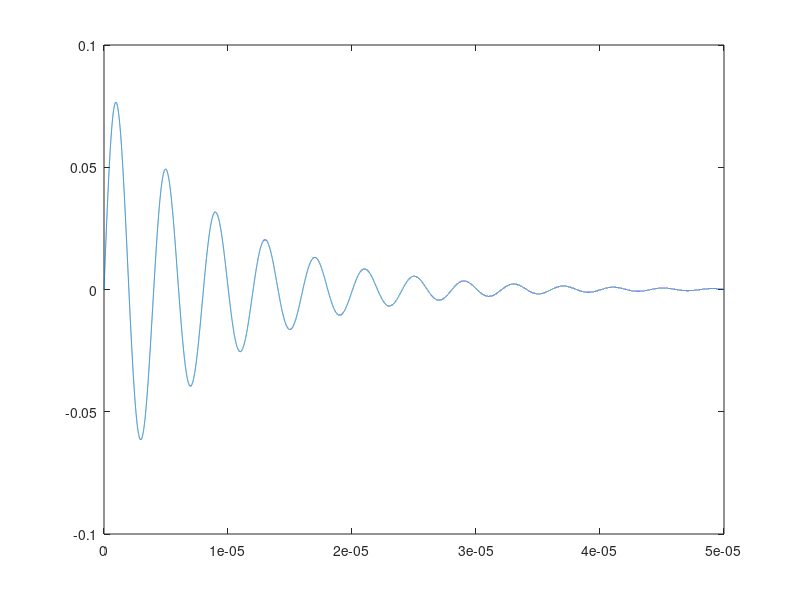
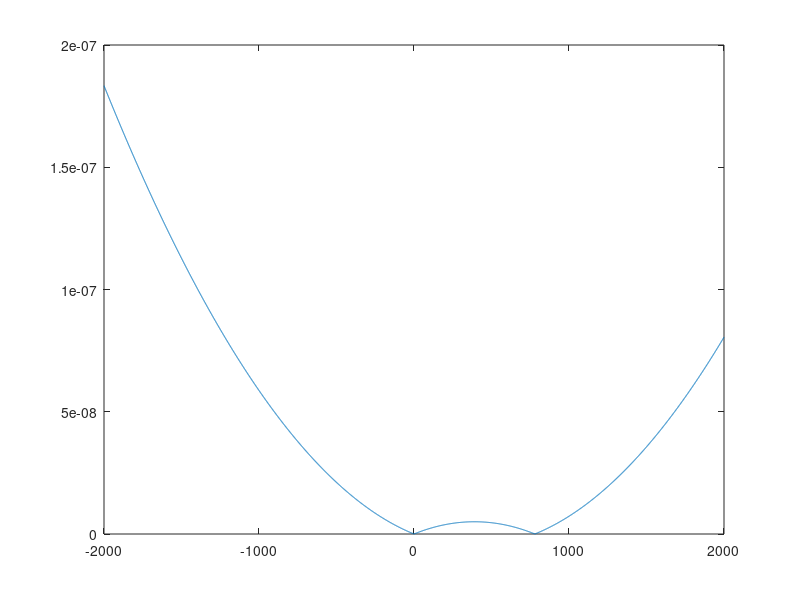

These charts were generated, in order, by the following MATLAB code:
t = [0:1e-9:50e-6]; % s time
V = [-2000:1:2000];

tau = 0; % s delay
chsi = 0.07; % damping
wn = 250e3*2*3.1415926536; % natural freq
wd = wn*sqrt(1-chsi^2); %damped frequency
m = 7.4852e-006; %kg
y33 = 0.5e6;
A = 3.1415926536*(9.5e-3)^2;
h = 80e-6;
d33 = 268e-12;
a33 = -2.75e-17;

function motion (t,tau,chsi,wn,wd,m)

x_of_t = [0:1:size(t)];

x_of_t = (exp(-1.*chsi.*wn.*(t-tau)).*sin(wd.*(t-tau)))/(m.*wd);
  
figure();
plot(t,x_of_t)

endfunction

function thickness (V,h,d33,y33,a33,A,wn,m)

x_of_V = [0:1:size(V)];

x_of_V = abs((V.*h.*d33.*y33.*A+((V).^2).*a33.*y33.*A)/(m.*wn^2.*h^2));

figure();
plot(V,x_of_V)

endfunction

motion(t,tau,chsi,wn,wd,m)

thickness (V,h,d33,y33,a33,A,wn,m)

